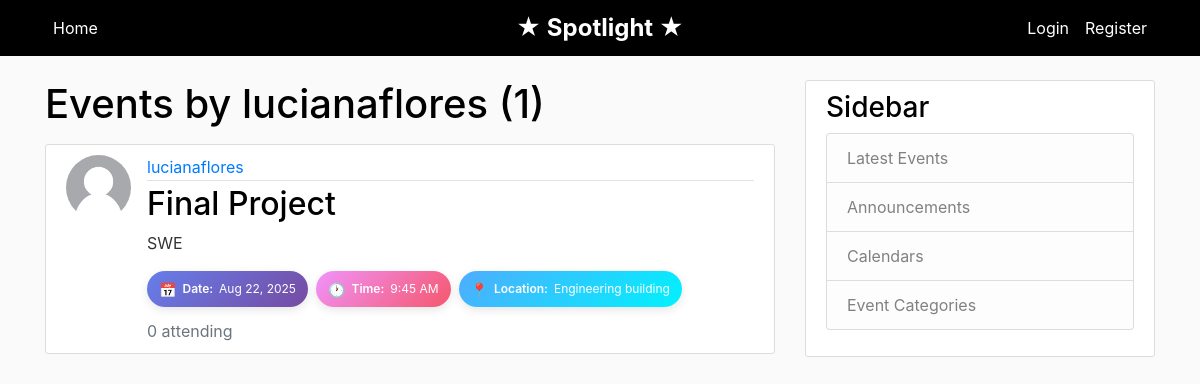
Before: /user/lucianaflores/ with the older database file.
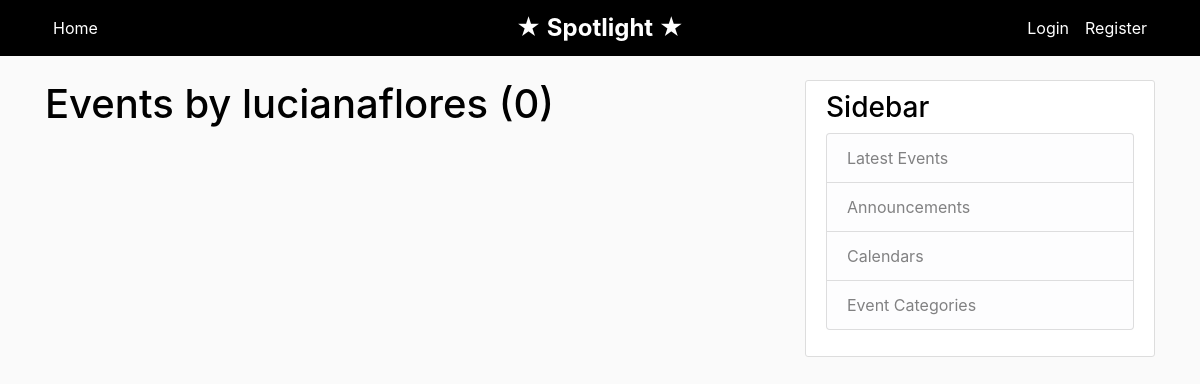
After: the same page with the newer database file.
### blog/models.py (models this page shows, shortened)
class Event(models.Model): # inheriting from the models.Model class
    title = models.CharField(max_length=200)
    description = models.TextField()
    event_date = models.DateField()  # the date when the event will take place
    event_time = models.TimeField()  # the time when the event will start
    location = models.CharField(max_length=200)  # where the event will be held
    date_posted = models.DateTimeField(default=timezone.now)  # this is the date and time the event was created
    author = models.ForeignKey(User, on_delete=models.CASCADE) #cascading means that if the user is deleted then all the events will be deleted
    def rsvp_count(self):
        return self.rsvp_set.count()

### users/models.py (models this page shows, shortened)
class Profile(models.Model):
    user = models.OneToOneField(User, on_delete=models.CASCADE) #cascade means that if the user is deleted then the profile will be deleted
    image = models.ImageField(default='profile_pics/default.jpg', upload_to='profile_pics') # this is the image field for the profile

### blog/views.py (the view)
# urls.py: path('user/<str:username>/', UserEventListView.as_view(), name='user-events'),
class UserEventListView(ListView):
    model = Event
    template_name = 'blog/user_post.html'
    context_object_name = 'events'
    paginate_by = 5
    def get_queryset(self): # this is the query set for the user event list view
        user = get_object_or_404(User, username=self.kwargs.get('username'))
        return Event.objects.filter(author=user).order_by('-date_posted')

### blog/templates/blog/user_post.html (shortened to what this page needs)
{% extends "blog/base.html" %}
{% block content %}
    <h1 class="mb-3">Events by {{ view.kwargs.username }} ({{ page_obj.paginator.count }})</h1>
    {% for event in events %}
        <article class="media content-section">
          <img class="rounded-circle article-img" src="{{ event.author.profile.image.url }}">
          <div class="media-body">
            <div class="article-metadata">
              <a class="mr-2" href="{% url 'user-events' event.author.username %}">{{ event.author }}</a>
            </div>
            <h2><a class="article-title" href="{% url 'event-detail' event.id %}">{{ event.title }}</a></h2>
            <p class="article-content">{{ event.description }}</p>
            <div class="event-details-inline">
              <div class="event-detail-button date-button">
                <span class="icon">📅</span>
                <span class="label">Date:</span>
                <span class="value">{{ event.event_date|date:"M d, Y" }}</span>
              </div>
              <div class="event-detail-button time-button">
                <span class="icon">🕐</span>
                <span class="label">Time:</span>
                <span class="value">{{ event.event_time|time:"g:i A" }}</span>
              </div>
              <div class="event-detail-button location-button">
                <span class="icon">📍</span>
                <span class="label">Location:</span>
                <span class="value">{{ event.location }}</span>
              </div>
            </div>
            <div class="mt-2">
              <span class="text-muted">
                 {{ event.rsvp_count }} attending
              </span>
            </div>
          </div>
        </article>
    {% endfor %}
{% endblock content %}

Changed rows visible on the page:
removed Event: author.profile.image (placeholder picture), author "lucianaflores", title "Final Project", description "SWE", event_date "Aug 22, 2025", event_time "9:45 AM", location "Engineering building", rsvp_count "0"
Other visible differences:
{{ page_obj.paginator.count }}: "1" → "0"
